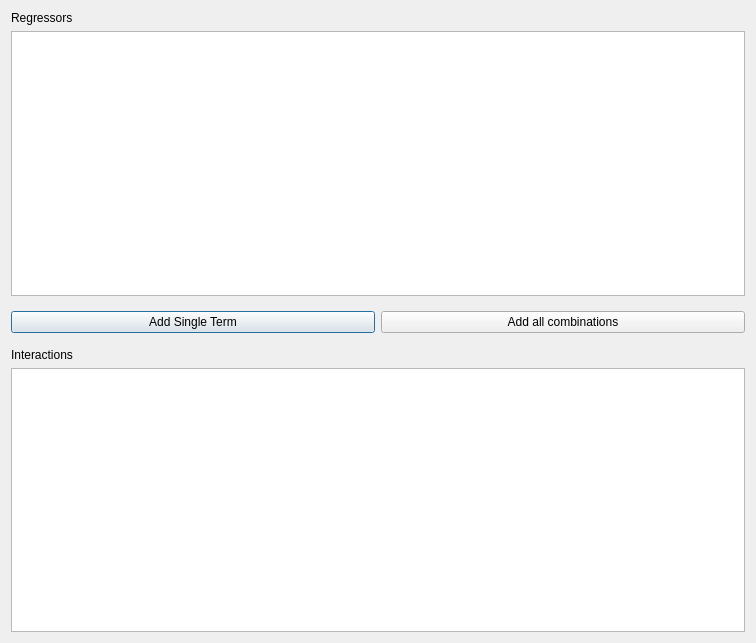
<?xml version="1.0" encoding="UTF-8"?>
<ui version="4.0">
 <class>InteractionsDiealog</class>
 <widget class="QDialog" name="InteractionsDiealog">
  <property name="geometry">
   <rect>
    <x>0</x>
    <y>0</y>
    <width>756</width>
    <height>643</height>
   </rect>
  </property>
  <property name="windowTitle">
   <string>Dialog</string>
  </property>
  <layout class="QVBoxLayout" name="verticalLayout">
   <item>
    <widget class="QLabel" name="label">
     <property name="text">
      <string>Regressors</string>
     </property>
    </widget>
   </item>
   <item>
    <widget class="QTableView" name="reg_view">
     <property name="selectionBehavior">
      <enum>QAbstractItemView::SelectRows</enum>
     </property>
     <attribute name="horizontalHeaderStretchLastSection">
      <bool>true</bool>
     </attribute>
    </widget>
   </item>
   <item>
    <widget class="QFrame" name="frame">
     <property name="frameShape">
      <enum>QFrame::NoFrame</enum>
     </property>
     <property name="frameShadow">
      <enum>QFrame::Raised</enum>
     </property>
     <layout class="QHBoxLayout" name="horizontalLayout">
      <property name="leftMargin">
       <number>0</number>
      </property>
      <property name="rightMargin">
       <number>0</number>
      </property>
      <item>
       <widget class="QPushButton" name="add_single_button">
        <property name="text">
         <string>Add Single Term</string>
        </property>
       </widget>
      </item>
      <item>
       <widget class="QPushButton" name="add_all_button">
        <property name="text">
         <string>Add all combinations</string>
        </property>
       </widget>
      </item>
     </layout>
    </widget>
   </item>
   <item>
    <widget class="QLabel" name="label_2">
     <property name="text">
      <string>Interactions</string>
     </property>
    </widget>
   </item>
   <item>
    <widget class="QTableView" name="full_view">
     <property name="contextMenuPolicy">
      <enum>Qt::CustomContextMenu</enum>
     </property>
     <property name="selectionMode">
      <enum>QAbstractItemView::MultiSelection</enum>
     </property>
     <property name="selectionBehavior">
      <enum>QAbstractItemView::SelectRows</enum>
     </property>
     <attribute name="horizontalHeaderStretchLastSection">
      <bool>true</bool>
     </attribute>
    </widget>
   </item>
  </layout>
 </widget>
 <resources/>
 <connections/>
</ui>
